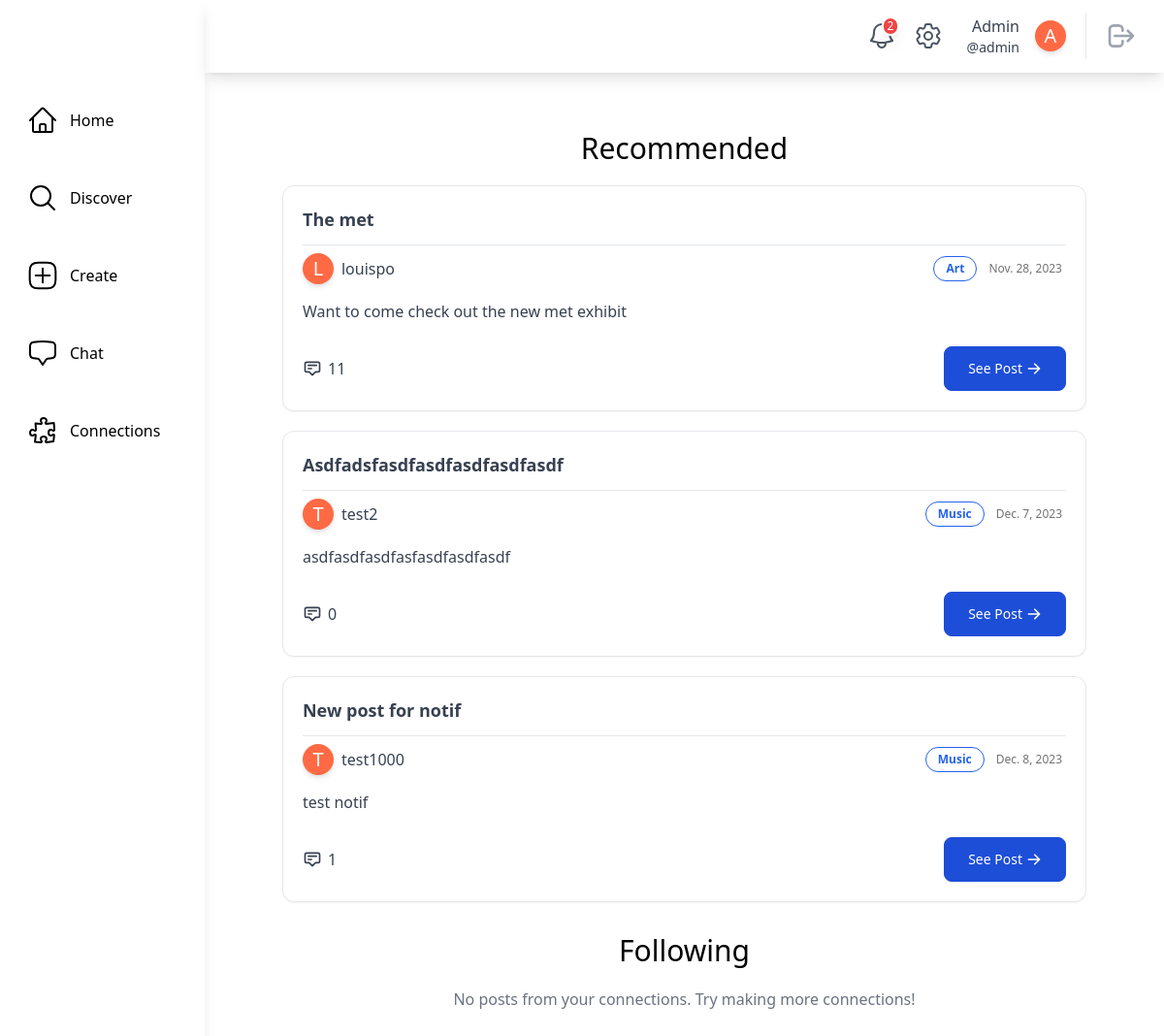
The app's page /home/ (signed in) with its own data.
### main/models.py (models this page shows, shortened)
class SocialUser(AbstractUser):
    class Pronouns(models.IntegerChoices):
        SHE = 1, _("She/Her")
        HE = 2, _("He/Him")
        THEY = 3, _("They/Them")
        OTHER = 4, _("Other/Prefer Not To Say")
    username = models.CharField(max_length=30, unique=True)
    email = models.EmailField(unique=True, default="@nyu.edu")
    full_name = models.CharField(max_length=50, default="")
    pronouns = models.IntegerField(default=Pronouns.OTHER, choices=Pronouns.choices)
    date_of_birth = models.DateField(null=True, validators=[validate_age])
    major = models.CharField(max_length=100, default="undeclared")
    tags = models.ManyToManyField(InterestTag, related_name="tags")
    profile_picture = models.ImageField(
        upload_to="profile_pics/", null=True, blank=True
    )
    timestamp = models.DateTimeField("timestamp", default=timezone.now)  # joined

class InterestTag(models.Model):
    name = models.CharField(max_length=50, unique=True)
    class Meta:
        db_table = "interest_tags"
        verbose_name_plural = "Interest Tags"
    def __str__(self):
        return self.name

### posts/models.py (models this page shows, shortened)
class ActivityPost(models.Model):
    class PostStatus(models.IntegerChoices):
        DRAFT = 1, _("Draft")
        ACTIVE = 2, _("Active")
        ARCHIVED = 3, _("Archived")
    class Meta:
        db_table = "activity_posts"
        verbose_name_plural = "Activity Posts"
    poster = models.ForeignKey(settings.AUTH_USER_MODEL, on_delete=models.CASCADE)
    timestamp = models.DateTimeField(auto_now_add=True)
    title = models.CharField(max_length=255)
    description = models.TextField(max_length=1023)
    status = models.IntegerField(default=PostStatus.DRAFT, choices=PostStatus.choices)
    tags = models.ManyToManyField(InterestTag)

### main/views.py (the view)
# urls.py: path("home/", views.HomePageView.as_view(), name="home"),
@method_decorator(login_required, name="dispatch")
class HomePageView(LoginRequiredMixin, generic.ListView):
    model = ActivityPost
    template_name = "main/home.html"
    def get_context_data(self, **kwargs):
        context = super().get_context_data(**kwargs)
        interests_posts = ActivityPost.objects.filter(
            tags__in=self.request.user.tags.all(),
            status=ActivityPost.PostStatus.ACTIVE,
        )
        blocked_users = Block.get_blocked_users(self.request.user)
        blocking_users = Block.get_blocking_users(self.request.user)
        context["interests_posts"] = interests_posts.exclude(
            poster__in=blocked_users
        ).exclude(poster__in=blocking_users)
        user_connections = Connection.get_active_connections(self.request.user)
        connected_users = [
            connection.receiver
            if connection.receiver != self.request.user
            else connection.requester
            for connection in user_connections
        ]
        context["connection_posts"] = ActivityPost.objects.filter(
            poster__in=connected_users,
            status=ActivityPost.PostStatus.ACTIVE,
        )
        return context

### main/models.py (called while the page is built)
    @classmethod
    def count_unread_notifications(cls, user):
        return (
            cls.objects.filter(models.Q(recipient_user=user, is_read=False))
            .all()
            .order_by("-timestamp")
            .count()
        )

    @classmethod
    def get_active_connections(cls, user):
        return cls.objects.filter(
            (models.Q(requester=user) | models.Q(receiver=user))
            & models.Q(status=Connection.ConnectionStatus.CONNECTED)
        ).all()

    @classmethod
    def get_blocked_users(cls, user):
        return user.blocked_users.all().order_by("timestamp").values("blocked_user")

    @classmethod
    def get_blocking_users(cls, user):
        return user.blocking_users.all().values("blocker")

### theme/templatetags/theme_customfilters.py (called while the page is built)
@register.filter
def count_unread_notifications(user):
    return Notification.count_unread_notifications(user)

### main/templates/main/home.html (shortened to what this page needs)
{% extends "base.html" %}
{% block content %}
    <div class="m-20 mt-5 overflow-auto">
        <div class="justify-center">
            <div class="container mx-auto mt-10 mb-10 overflow-scroll">
                <div class="text-3xl mb-5 text-center">Recommended</div>
                    {% if interests_posts %}
                        {% for post in interests_posts %}
                            {% if post.poster != user %}
                                <div class="mb-5 w-full">{% include "posts/post_card.html" with post=post %}</div>
                            {% endif %}
                        {% endfor %}
                    {% else %}
                        <p class="text-center text-gray-500">No recommended posts. Try adding some interests in your profile!</p>
                    {% endif %}
                <div class="text-3xl mb-5 text-center">Following</div>
                <div class="mt-5">
                    {% if connection_posts %}
                        {% for post in connection_posts %}
                            {% if post.poster != user %}
                                <div class="mb-5">{% include "posts/post_card.html" with post=post %}</div>
                            {% endif %}
                        {% endfor %}
                    {% else %}
                        <p class="text-center text-gray-500">No posts from your connections. Try making more connections!</p>
                    {% endif %}
                </div>
            </div>
        </div>
    </div>
{% endblock content %}

### theme/templates/base.html (shortened to what this page needs)
{% load static tailwind_tags %}
{% load theme_customfilters %}
<!DOCTYPE html>
<html lang="en">
    <head>
        {% tailwind_css %}
    </head>
    <body class="flex bg-white min-h-screen">
        {% if user.is_authenticated %}
            <div class="h-screen w-full bg-white relative flex overflow-hidden">
                <aside class="h-full shadow-lg w-64 flex flex-col space-y-10 items-start relative bg-white text-black">
                    <div class="h-16 flex items-center w-full">
                    </div>
                    <a href="{% url 'main:home' %}"
                       class="flex items-center ml-6 p-1 rounded hover:bg-gray-100 focus:bg-gray-100 transition duration-200 transform hover:scale-110">
                        <span class="ml-3">Home</span>
                    </a>
                    <a href="{% url 'main:discover' %}"
                       class="flex items-center ml-6 p-1 rounded hover:bg-gray-100 focus:bg-gray-100 transition duration-200 transform hover:scale-110">
                        <svg xmlns="http://www.w3.org/2000/svg"
                             fill="none"
                             viewBox="0 0 24 24"
                             stroke-width="1.5"
                             stroke="currentColor"
                             class="w-8 h-8">
                            <path stroke-linecap="round" stroke-linejoin="round" d="M21 21l-5.197-5.197m0 0A7.5 7.5 0 105.196 5.196a7.5 7.5 0 0010.607 10.607z" />
                        </svg>
                        <span class="ml-3">Discover</span>
                    </a>
                    <a href="{% url 'posts:create_post' %}"
                       class="flex items-center ml-6 p-1 rounded hover:bg-gray-100 focus:bg-gray-100 transition duration-200 transform hover:scale-110">
                        <span class="ml-3">Create</span>
                    </a>
                    <a href="{% url 'chat:chat_room_list' %}"
                       class="flex items-center ml-6 p-1 rounded hover:bg-gray-100 focus:bg-gray-100 transition duration-200 transform hover:scale-110">
                        <span class="ml-3">Chat</span>
                    </a>
                    <a href="{% url 'main:connections' user.username %}"
                       class="flex items-center ml-6 p-1 rounded hover:bg-gray-100 focus:bg-gray-100 transition duration-200 transform hover:scale-110">
                        <span class="ml-3">Connections</span>
                    </a>
                </aside>
                <div class="w-full h-full flex flex-col justify-between">
                    <header class="h-20 w-full flex items-center relative justify-end px-5 shadow-lg">
                        <a href="{% url 'main:notifications' user.username %}"
                           class="relative p-2 text-gray-600 hover:bg-gray-100 hover:text-gray-600 focus:bg-gray-100 focus:text-gray-600 rounded-full">
                           <span class="absolute top-1 left-6 text-xs bg-red-500 text-white font-medium px-1 shadow-lg rounded-full border-2 border-white">
                               {% if user|count_unread_notifications > 0 %}
                                {{ user|count_unread_notifications }}
                               {% endif %}
                           </span>
                        </a>
                            <a href="{% url 'main:settings' user.username %}"
                            class="relative p-2 text-gray-600 hover:bg-gray-100 hover:text-gray-600 focus:bg-gray-100 focus:text-gray-600 rounded-full">
                        </a>
                        <a href="{% url 'main:profile_page' user.username %}"
                           class="rounded hover:bg-gray-100 hover:text-gray-600 focus:bg-gray-100 focus:text-gray-600 px-2 ml-2">
                            <div class="flex flex-shrink-0 items-center space-x-4 text-gray-700">
                                <div class="flex flex-col items-end ">
                                    <div class="text-md font-medium ">{{ user.full_name|capfirst }}</div>
                                    <div class="text-sm font-regular">@{{ user.username }}</div>
                                </div>
                                <div class="rounded-full h-8 w-8 bg-[#ff6a45] flex items-center justify-center shadow-md border-white transition duration-200 transform hover:scale-110">
                                    {% if user.profile_picture %}
                                        {% comment %} Profile Picture with same shape {% endcomment %}
                                    {% else %}
                                            <span class="text-white text-xl">{{ user.full_name|first|capfirst }}</span>
                                    {% endif %}
                                </div>
                            </div>
                        </a>
                        <div class="border-l pl-3 ml-3 space-x-1">
                            <button class="relative p-2 text-gray-400 hover:bg-gray-100 hover:text-gray-600 focus:bg-gray-100 focus:text-gray-600 rounded-full">
                                <a href="{% url 'main:logout' %}">
                                    <svg aria-hidden="true"
                                         fill="none"
                                         viewBox="0 0 24 24"
                                         stroke="currentColor"
                                         class="h-8 w-8">
                                        <path stroke-linecap="round" stroke-linejoin="round" stroke-width="2" d="M17 16l4-4m0 0l-4-4m4 4H7m6 4v1a3 3 0 01-3 3H6a3 3 0 01-3-3V7a3 3 0 013-3h4a3 3 0 013 3v1" />
                                    </svg>
                                </a>
                            </button>
                        </div>
                    </header>
                    <main class="max-w-full h-full flex flex-col relative overflow-auto">
                        {% block content %}
                        {% endblock content %}
                    </main>
                </div>
            </div>
        {% endif %}
    </body>
</html>

### posts/templates/posts/post_card.html
<div class="rounded-xl border p-5 shadow-sm bg-white">
    <div class="text-lg font-bold text-gray-700 border-b pb-3">{{ post.title|capfirst }}</div>
    <div class="flex flex-wrap w-full items-center justify-between">
        <a href="{% url 'main:profile_page' post.poster.username %}"
           class="flex items-center hover:bg-gray-100 rounded hover:text-gray-600 focus:bg-gray-100 focus:text-gray-600 mt-2">
           <div class="rounded-full h-8 w-8 bg-[#ff6a45] flex items-center justify-center shadow-md border-white transition duration-200 transform hover:scale-110">
              {% if post.poster.profile_picture %}
                 {% comment %} Profile Picture with same shape {% endcomment %}
              {% else %}
                 <span class="text-white text-xl">{{ post.poster.full_name|first|capfirst }}</span>
              {% endif %}
           </div>
           <div class="flex items-center ml-2">
              <div class="text-md font-regular text-gray-700">{{ post.poster.username }}</div>
           </div>
        </a>
        <div class="flex flex-wrap justify-self-end items-center">
            <div class="flex items-center justify-items-start mr-2 mt-2">
                {% for tag in post.tags.all %}
                    <button class="mr-1 rounded-2xl border border-blue-600 text-blue-600 bg-white px-3 py-1 text-xs font-semibold">{{ tag }}</button>
                {% endfor %}
            </div>
            <div class="text-xs text-neutral-500 text-right mr-1 mt-2">{{ post.timestamp.date }}</div>
        </div>
    </div>
    <div class="mt-4 mb-6">
        <div class="text-gray-700">{{ post.description }}</div>
    </div>
    <div class="w-full flex flex-row justify-between">
        <div class="flex items-center transition text-gray-700 hover:text-gray-700">
            <svg xmlns="http://www.w3.org/2000/svg"
                 class="mr-1.5 h-5 w-5"
                 fill="none"
                 viewBox="0 0 24 24"
                 stroke="currentColor"
                 stroke-width="2">
                <path stroke-linecap="round" stroke-linejoin="round" d="M7 8h10M7 12h4m1 8l-4-4H5a2 2 0 01-2-2V6a2 2 0 012-2h14a2 2 0 012 2v8a2 2 0 01-2 2h-3l-4 4z" />
            </svg>
            <span>{{ post.comments.count }}</span>
        </div>
        <a href="{% url 'posts:post_details' poster=post.poster pk=post.id %}"
           class="inline-flex items-center justify-center px-6 py-3 mb-2 text-sm text-white bg-blue-700 rounded-lg border border-blue-700 hover:bg-blue-800 focus:ring-4 focus:outline-none focus:ring-blue-300 sm:w-auto sm:mb-0"
           data-primary="green-400"
           data-rounded="rounded-2xl"
           data-primary-reset="{}">
            See Post
            <svg class="w-4 h-4 ml-1"
                 xmlns="http://www.w3.org/2000/svg"
                 viewBox="0 0 20 20"
                 fill="currentColor">
                <path fill-rule="evenodd" d="M10.293 3.293a1 1 0 011.414 0l6 6a1 1 0 010 1.414l-6 6a1 1 0 01-1.414-1.414L14.586 11H3a1 1 0 110-2h11.586l-4.293-4.293a1 1 0 010-1.414z" clip-rule="evenodd">
                </path>
            </svg>
        </a>
    </div>
</div>

### records on screen
SocialUser: id "2", full_name "Admin", username "admin", full_name|first "A"
ActivityPost: title "The met", poster.full_name|first "L", poster.username "louispo", timestamp "Nov. 28, 2023", description "Want to come check out the new met exhibit", comments.count "11"
InterestTag: name "Art"
ActivityPost: title "Asdfadsfasdfasdfasdfasdfasdf", poster.full_name|first "T", poster.username "test2", timestamp "Dec. 7, 2023", description "asdfasdfasdfasfasdfasdfasdf", comments.count "0"
InterestTag: name "Music"
ActivityPost: title "New post for notif", poster.full_name|first "T", poster.username "test1000", timestamp "Dec. 8, 2023", description "test notif", comments.count "1"
